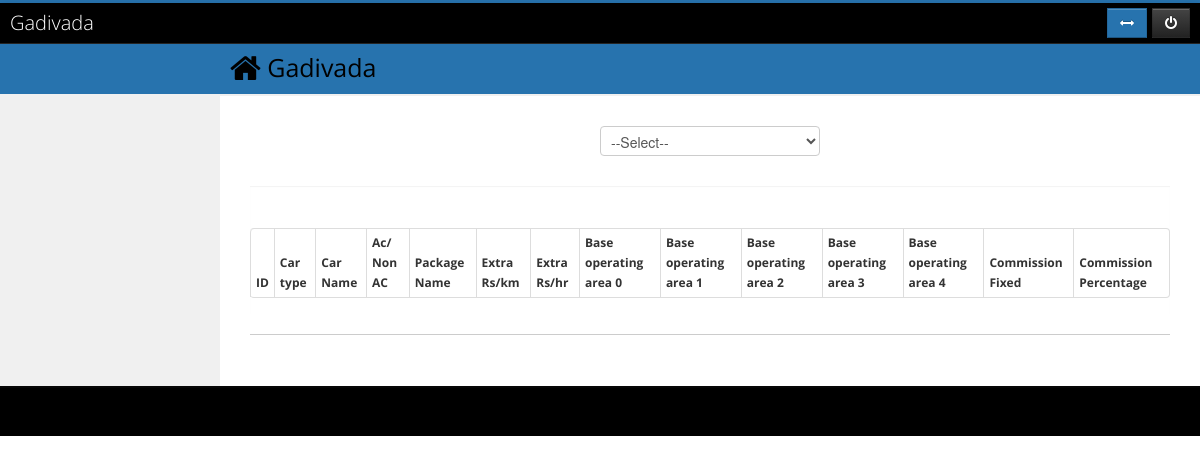
The page /index.php/admin_c/local_package_commission on the database as committed earlier.
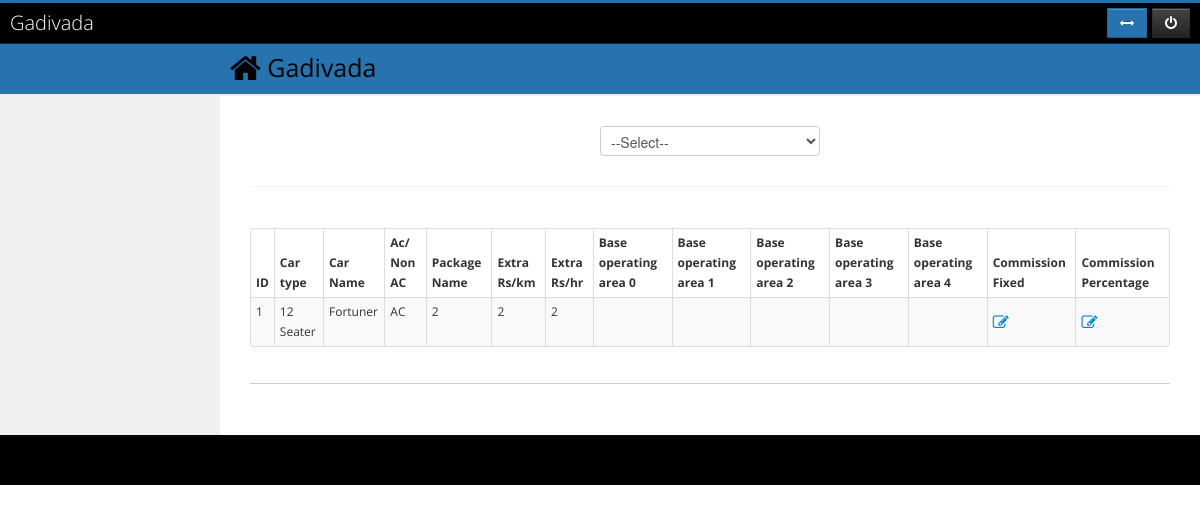
The same page on the database as committed later.
### tables this page shows
CREATE TABLE IF NOT EXISTS `pricing_local` (
  `ID` int(11) NOT NULL AUTO_INCREMENT,
  `agent_id` int(11) NOT NULL,
  `price_for` varchar(50) NOT NULL COMMENT '1-Fexible, 2-Package',
  `car_type_id` int(11) NOT NULL,
  `car_model_id` int(11) NOT NULL,
  `ac_nonac` varchar(50) NOT NULL,
  `package` varchar(200) DEFAULT NULL,
  `extra_per_km` int(11) DEFAULT NULL,
  `extra_per_hr` int(11) DEFAULT NULL,
  `min_halt_time` varchar(40) DEFAULT NULL,
  `price_per_min_booking_time` int(11) DEFAULT NULL,
  `price_per_km` int(11) DEFAULT NULL,
  `commision_fixed` int(11) DEFAULT NULL,
  `commision_percentage` int(11) DEFAULT NULL,
  `base_operating_area_0` varchar(40) DEFAULT NULL,
  `base_operating_area_1` varchar(40) DEFAULT NULL,
  `base_operating_area_2` varchar(40) DEFAULT NULL,
  `base_operating_area_3` varchar(40) DEFAULT NULL,
  `base_operating_area_4` varchar(40) DEFAULT NULL,
  PRIMARY KEY (`ID`),
  KEY `FK_pricing_local.car_type_id` (`car_type_id`),
  KEY `FK_pricing_local.car_model_id` (`car_model_id`)
);

CREATE TABLE IF NOT EXISTS `car_type` (
  `ID` int(11) NOT NULL AUTO_INCREMENT,
  `TYPE_NAME` varchar(100) DEFAULT NULL,
  PRIMARY KEY (`ID`)
);

CREATE TABLE IF NOT EXISTS `car_model` (
  `ID` int(11) NOT NULL AUTO_INCREMENT,
  `TYPE_ID` int(11) NOT NULL DEFAULT '0',
  `MODEL_NAME` varchar(100) NOT NULL,
  PRIMARY KEY (`ID`)
);

### application/controllers/admin_c.php (called while the page is built, shortened)
<?php if ( ! defined('BASEPATH')) exit('No direct script access allowed');
class Admin_c extends CI_Controller {
	function __construct()
	{
		$this->load->model('admin_m');
		$this->load->model('city_m');
		$this->load->model('car_type_m');
		$this->load->model('area_m');
		$this->load->model('car_model_m');
		$this->load->model('features_m');
		$this->load->model('packages_m');
		$this->load->model('discounts_m');
		$this->load->model('pricing_m');
		$this->load->model('cancellation_m');
	}
	public function local_package_commission()
	{
		$data['com'] = 'active';
		$data['localPackData'] = $this->pricing_m->get_all_local_flexible_data('package');
		$this->load->view('admin/local_package_commission',$data);
	}
}
?>

### index.php (called while the page is built, shortened)
<?php
require_once BASEPATH.'core/CodeIgniter.php';

### application/models/pricing_m.php (called while the page is built, shortened)
<?php
Class Pricing_m extends CI_Model{
	function get_all_local_flexible_data($type='',$id=0)
	{
			$this->db->join('car_type', 'car_type.ID = pricing_local.car_type_id');
			$this->db->join('car_model', 'car_model.TYPE_ID = car_type.ID and car_model.ID = pricing_local.car_model_id ');
			$this->db->join('package_local', 'package_local.ID = pricing_local.package');
			if($type == 'package'){
				$this->db->where('price_for','Package');
			}
			$this->db->distinct();
		$query=$this->db->get()->result();
		return $query;
	}
}
?>

### application/views/admin/local_package_commission.php (the view, shortened to what this page needs)
<div align="center">
<form name="myform" method="post" action="<?php echo base_url()?>admin_c/commission_select">
	<select name='comm' onchange="this.form.submit()">
		<option value="">--Select--</option>
	</select>
</form>
</div>
<div id="collapse4" class="body">
	<h3>Local Package Commission</h3>
	<table id="dataTable" class="table table-bordered table-condensed table-hover table-striped">
		<thead>
			<tr>
				<th>ID</th>
				<th>Car type</th>
				<th>Car Name</th>
				<th>Ac/ Non AC</th>
				<th>Package Name</th>
				<th>Extra Rs/km</th>
				<th>Extra Rs/hr</th>
				<th>Base operating area 0</th>
				<th>Base operating area 1</th>
				<th>Base operating area 2</th>
				<th>Base operating area 3</th>
				<th>Base operating area 4</th>
				<th>Commission Fixed</th>
				<th>Commission Percentage</th>
			</tr>
		</thead>
		<tbody>
		<?php $numbers = 1;
		foreach($localPackData as $row){ ?>
		<tr>
			<td><?php echo $numbers ?></td>
			<td><?php echo $row->TYPE_NAME ?></td>
			<td><?php echo $row->MODEL_NAME ?></td>
			<td><?php echo $row->ac_nonac ?></td>
			<td><?php echo $row->package ?></td>
			<td><?php echo $row->extra_per_km ?></td>
			<td><?php echo $row->extra_per_hr ?></td>
			<td><?php echo $row->base_operating_area_0 ?></td>
			<td><?php echo $row->base_operating_area_1 ?></td>
			<td><?php echo $row->base_operating_area_2 ?></td>
			<td><?php echo $row->base_operating_area_3 ?></td>
			<td><?php echo $row->base_operating_area_4 ?></td>
			<td>
				<span id="span_<?php echo $row->ID?>"><?php echo $row->commision_fixed ?></span>
				<a id="<?php echo 'edit_'.$row->ID?>" class="icon-edit icon-large"
				    onclick="fixed_edit(<?php echo $row->ID?>);"
					href="javascript:void(0);" >
				</a>
			</td>
			<td>
				<span id="span1_<?php echo $row->ID?>"><?php echo $row->commision_percentage ?></span>
				<a id="<?php echo 'edit1_'.$row->ID?>" class="icon-edit icon-large"
				    onclick="percentage_edit(<?php echo $row->ID?>);"
					href="javascript:void(0);" >
				</a>
			</td>
		<?php $numbers ++; ?>
		</tr>
		<?php } ?>
		</tbody>
	</table>
</div>

Rows that differ between the two databases and show on the page:
now on this page (row edited): pricing_local: car_type.TYPE_NAME "12 Seater", car_model.MODEL_NAME "Fortuner", ac_nonac "AC", package "2", extra_per_km "2", extra_per_hr "2"
